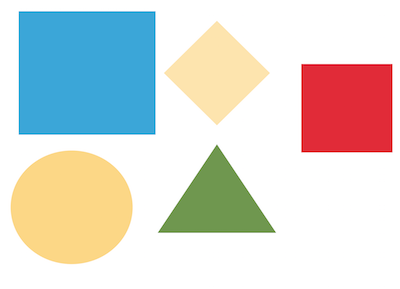
#> input picture src/ros_perception/src/images/shapes.png, 400 x 289 px, found by its file name
$ python contours_processing.py   (older library calls are emulated)
#> lines starting #> are read from the running program, lines starting #| are printed output that depends on the picture; after the words box and inside, x2 and y2 are one past the last pixel; in counts of white or black regions, pixels touching at a corner belong together; long printed decimals are rounded
#!/usr/bin/env python

import numpy as np
import cv2

def read_rgb_image(image_name, show):
    rgb_image = cv2.imread(image_name)
    if show:
        cv2.imshow("RGB Image",rgb_image)
    return rgb_image

def convert_rgb_to_gray(rgb_image,show,blur):
    gray_image = cv2.cvtColor(rgb_image, cv2.COLOR_BGR2GRAY)
    if show:
        cv2.imshow("Gray Image",gray_image)
    if blur: rgb_image = cv2.GaussianBlur(rgb_image, (5, 5), 0)
    return gray_image

def convert_gray_to_binary(gray_image, adaptive, show):
    #choose THRESH_BINARY_INV or THRESH_BINARY depending on
    # which give a black background.
    # We must get a black background for countours to work
    if adaptive:
        binary_image = cv2.adaptiveThreshold(gray_image,
                            255,
                            cv2.ADAPTIVE_THRESH_GAUSSIAN_C,
                            cv2.THRESH_BINARY_INV, 5, 2)
    else:
        _,binary_image = cv2.threshold(gray_image,60,255,cv2.THRESH_BINARY_INV)
    if show:
        cv2.imshow("Binary Image", binary_image)
    #binary_image = cv2.erode(binary_image, None, iterations=2)
    #binary_image = cv2.dilate(binary_image, None, iterations=2)
    return binary_image

def getContours(binary_image):
    #_, contours, hierarchy = cv2.findContours(binary_image,
    #                                          cv2.RETR_TREE,
    #                                           cv2.CHAIN_APPROX_SIMPLE)
    contours, hierarchy = cv2.findContours(binary_image.copy(),
                                            cv2.RETR_EXTERNAL,
	                                        cv2.CHAIN_APPROX_SIMPLE)
    return contours

def draw_contours(image, contours, image_name):
    index = -1 #means all contours
    thickness = 2 #thinkess of the contour line
    color = (255, 0, 255) #color of the contour line
    cv2.drawContours(image, contours, index, color, thickness)
    cv2.imshow(image_name,image)

def process_contours(binary_image, rgb_image, contours):
    black_image = np.zeros([binary_image.shape[0], binary_image.shape[1],3],'uint8')

    for c in contours:
        area = cv2.contourArea(c)
        perimeter= cv2.arcLength(c, True)
        ((x, y), radius) = cv2.minEnclosingCircle(c)
        cv2.drawContours(rgb_image, [c], -1, (150,250,150), 1)
        cv2.drawContours(black_image, [c], -1, (150,250,150), 1)
        cx, cy = get_contour_center(c)
        cv2.circle(rgb_image, (cx,cy),(int)(radius),(0,0,255),1)
        cv2.circle(black_image, (cx,cy),(int)(radius),(0,0,255),1)
        print ("Area: {}, Perimeter: {}".format(area, perimeter))
    print ("number of contours: {}".format(len(contours)))
    cv2.imshow("RGB Image Contours",rgb_image)
    cv2.imshow("Black Image Contours",black_image)

def get_contour_center(contour):
    M = cv2.moments(contour)
    cx=-1
    cy=-1
    if (M['m00']!=0):
        cx= int(M['m10']/M['m00'])
        cy= int(M['m01']/M['m00'])
    return cx, cy

def main():
    image_name = "/home/ubuntu/catkin_ws/src/ros_perception/src/images/shapes.png"
    #image_name = "images/shapes2.jpg"
    rgb_image = read_rgb_image(image_name, True)
#> in read_rgb_image, rgb_image is the input picture: shape (289, 400, 3); mean B, G, R 212.1, 217.4, 217.3
    gray_image= convert_rgb_to_gray(rgb_image,True,True)
#> in convert_rgb_to_gray, `gray_image = cv2.cvtColor(rgb_image, cv2.COLOR_BGR2GRAY)`:
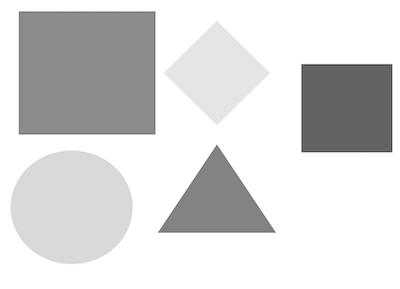
#> gray_image: shape (289, 400); min 66, max 255, mean 216.8
#> in convert_rgb_to_gray, `if blur: rgb_image = cv2.GaussianBlur(rgb_image, (5, 5), 0)`:
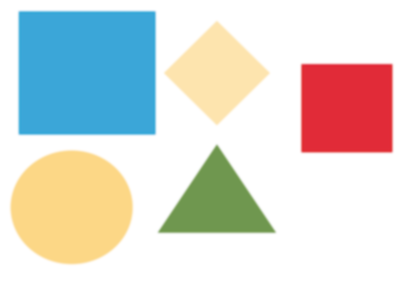
#> rgb_image: shape (289, 400, 3); mean B, G, R 212.1, 217.4, 217.3
    binary_image = convert_gray_to_binary(gray_image, True, True)
#> in convert_gray_to_binary, `binary_image = cv2.adaptiveThreshold(gray_image, 255, cv2.ADAPTIVE_THR..`:
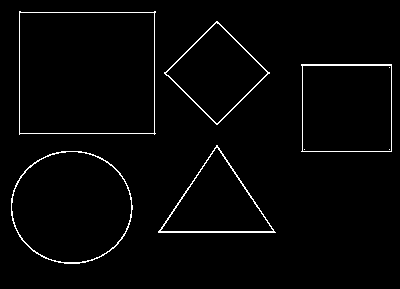
#> binary_image: shape (289, 400); 2.2% white in thin lines or dots, all inside (x1, y1, x2, y2) = (11, 11, 392, 264)
    contours = getContours(binary_image)
#> in getContours, `contours, hierarchy = cv2.findContours(binary_image.copy(), cv2.RETR_E..`: contours = 5 contours; box (x1, y1, x2, y2) and area: (19, 11, 156, 135) 16340, (11, 151, 133, 264) 10682, (301, 64, 392, 152) 7745, (164, 21, 270, 125) 5411, (158, 145, 276, 233) 5091
    process_contours(binary_image, rgb_image,contours)
#> the loop in process_contours, `for c in contours:` made 5 passes
#> (area, perimeter, x, y, radius, cx, cy) on passes 1 to 5: (10682.5, 386.9, 71.23, 206.5, 60.82, 71, 206), (5091, 340, 216.5, 208.2, 63.17, 216, 202), (7745, 354.8, 346, 107.5, 62.59, 346, 107), (5411, 296.5, 216.5, 72.5, 52.5, 216, 72), (16340.5, 519.9, 87, 72.5, 91.69, 86, 72)
#| Area: 10682.5, Perimeter: 386.919
#| Area: 5091.0, Perimeter: 340.049
#| Area: 7745.0, Perimeter: 354.828
#| Area: 5411.0, Perimeter: 296.500
#| Area: 16340.5, Perimeter: 519.899
#> after the loop in process_contours, `for c in contours:`:
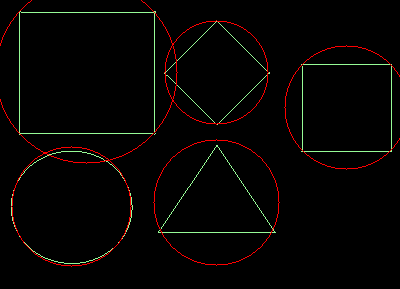
#> black_image: shape (289, 400, 3); mean B, G, R 2.1, 3.5, 5.7
#> after the loop in process_contours, `for c in contours:`:
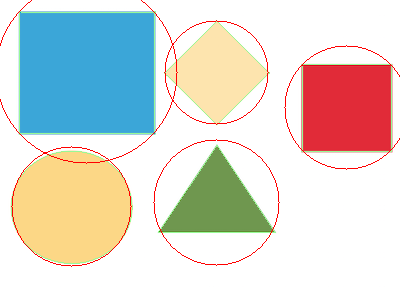
#> rgb_image: shape (289, 400, 3); 2.8% of pixels changed, all inside (x1, y1, x2, y2) = (0, 0, 400, 267)
#| number of contours: 5

    cv2.waitKey(0)
    cv2.destroyAllWindows()

if __name__ == '__main__':
    main()


cv2.waitKey(0)
cv2.destroyAllWindows()

$ run again, with src/ros_perception/src/images/chess.jpg saved as src/ros_perception/src/images/shapes.png
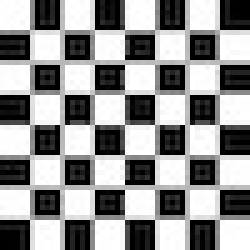
#> input picture src/ros_perception/src/images/chess.jpg, 50 x 50 px, found by its file name (shown 5 times larger)
#> in read_rgb_image, rgb_image is the input picture: shape (50, 50, 3); min 0, max 255, mean 145.1
#> in convert_gray_to_binary, `binary_image = cv2.adaptiveThreshold(gray_image, 255, cv2.ADAPTIVE_THR..`:
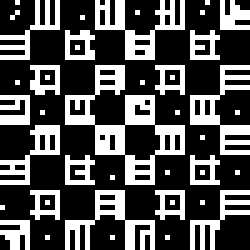
#> binary_image: shape (50, 50) (shown 5 times larger); 32% white in thin lines or dots
#> in getContours, `contours, hierarchy = cv2.findContours(binary_image.copy(), cv2.RETR_E..`: contours = 38 contours, 31 with area under 20; largest, box (x1, y1, x2, y2) and area: (13, 13, 37, 37) 190, (19, 0, 37, 12) 46, (13, 38, 31, 50) 34, (38, 13, 50, 31) 32, (0, 25, 12, 37) 30, (6, 13, 12, 19) 20, (13, 6, 19, 12) 20
#> the loop in process_contours, `for c in contours:` made 38 passes
#> (area, perimeter, x, y, radius, cx, cy) on passes 9, 17, 24, 26, 27, 29, 36: (34, 98.63, 21.5, 46.5, 8.86, 21, 42), (30, 54.14, 5.5, 30.5, 7.78, 7, 29), (31.5, 101.2, 46.5, 21.5, 8.86, 41, 22), (190.5, 112.4, 24.5, 24.5, 12.75, 25, 25), (20.5, 21.07, 8.5, 15.5, 3.54, 8, 15), (20.5, 21.07, 15.5, 8.5, 3.54, 15, 8), (46.5, 88.04, 27.5, 2.5, 8.86, 26, 5)
#> (printed output is left out)
#> after the loop in process_contours, `for c in contours:`:
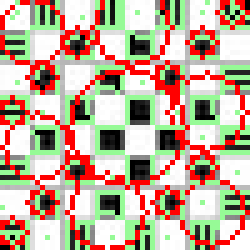
#> rgb_image: shape (50, 50, 3) (shown 5 times larger); mean B, G, R 149.8, 170.9, 193.3
#| number of contours: 38
